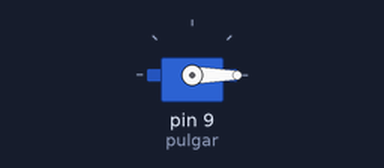
Recording of a sketch running on a simulated Arduino Uno, built with avr-gcc and run on an emulated ATmega328P. Parts: servo.

Above: at 0.05 s.
At 0.45 s:
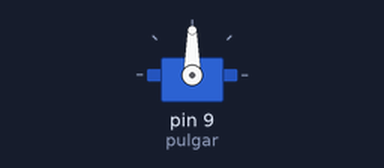
At 0.85 s:
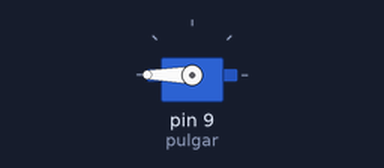
Timing chart, 0 to 3.0 s (numbered marks = the images above):
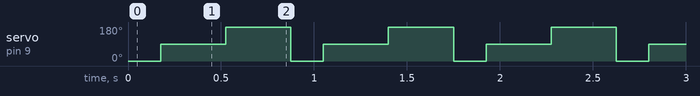

The sketch:

SERVO.ino
```cpp
#include <Servo.h>

Servo pulgar;//declaramos el objeto


void setup() {
Serial.begin(9600);
pulgar.attach(9);//declarar el pin del servo
}

void loop() {
pulgar.write(0);//posición donde lo quieres colocar
delay(175);
pulgar.write(90);
delay(350);
pulgar.write(180);
delay(350);
}
```

Measured:
- by itself, servo on pin 9 (pulgar): repeats every 0.88 s: 180° 0.35 s, 0° 0.18 s, 90° 0.35 s
